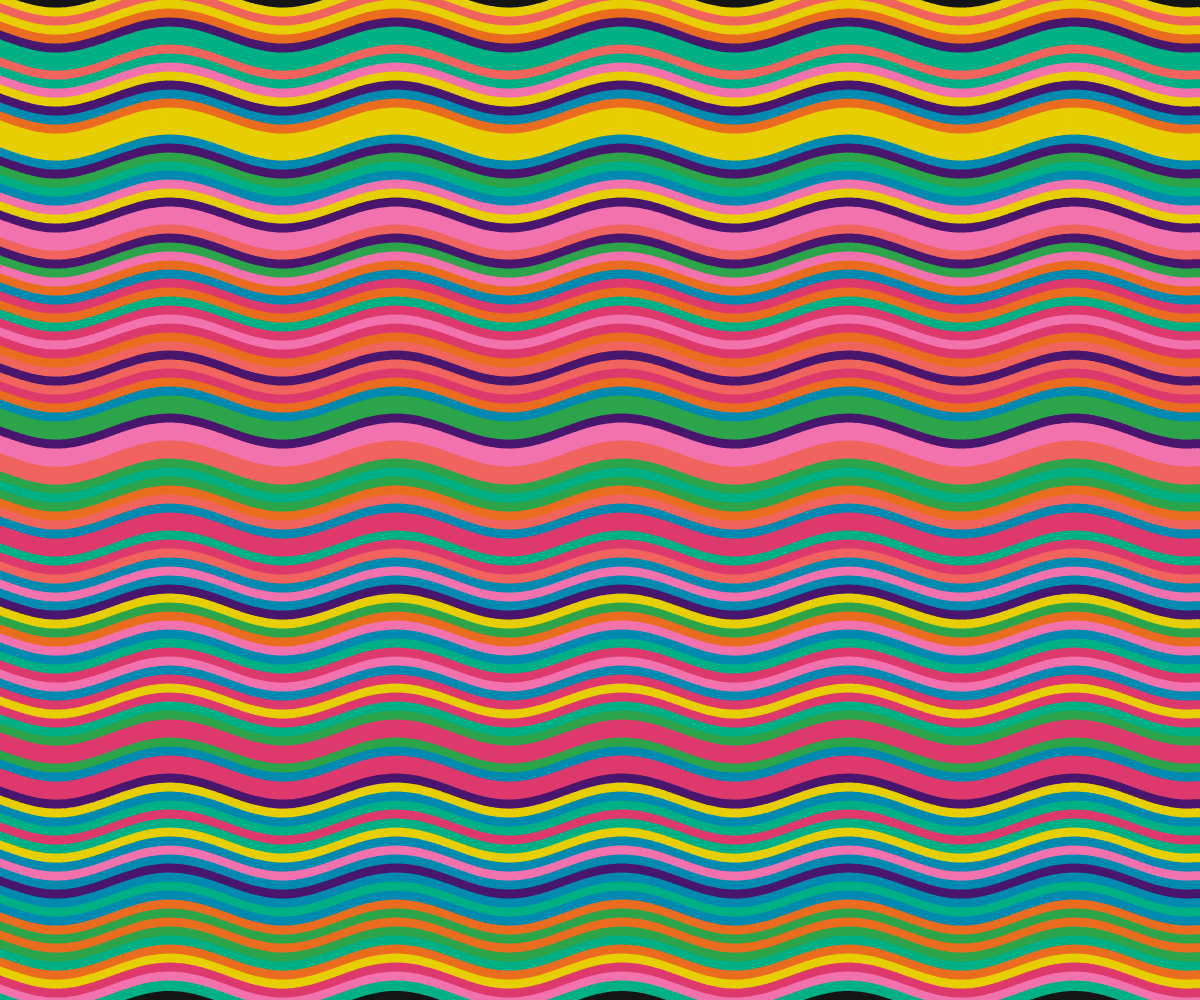
Frame 1 (no input)
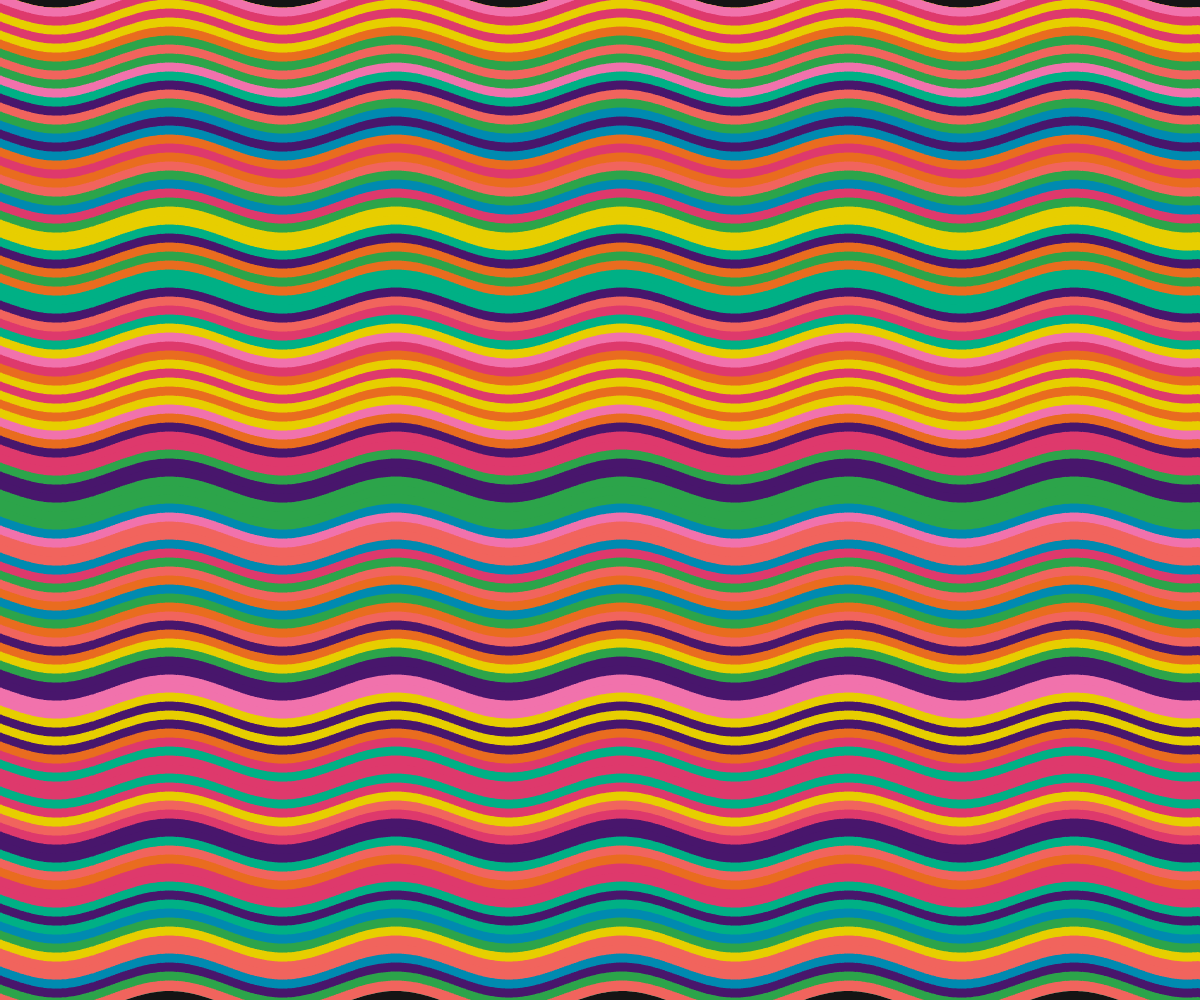
Frame 2 (the mouse pressed at the canvas centre, redrawn once)

The p5.js sketch that drew these frames (run headless with seeded random() and noise() and a simulated clock; the mouse was pressed at the canvas centre and the sketch redrawn once):

// p5.js sketch
// ── sketch.js
var colors = [];

function setup() {
  createCanvas(window.innerWidth, window.innerHeight);
  noFill();
  addColors();
  smooth(8);
  background(20);
	noLoop();
}


function addColors() {
  var c;
  c = color(0, 138, 176);
  colors[0] = c;
  c = color(241,100,93);
  colors[1] = c;
  c = color(0,176,133);
  colors[2] = c;
  c = color(233,108,31);
  colors[3] = c;
  c = color(241,114,172);
  colors[4] = c;
  c = color(222,57,108);
  colors[5] = c;
  c = color(231,206,0);
  colors[6] = c;
  c = color(72,22,108);
  colors[7] = c;
  c = color(44,164,74);
  colors[8] = c;


}

function getRandomColor() {

  var i = Math.floor(random(colors.length));
  var c = colors[i];
  return c;

}

function draw() {
    makeRibbons();
}

function makeRibbons() {

  for (var i=0; i < height; i+=9) {
      
    var amount = 500;
    var frequency = 1.0/15;
    var offset = 13;
    
    var col = getRandomColor();
      
    strokeWeight(10);
    stroke(col,180);
    var startY = i;
      
    beginShape();
      vertex(0, startY);
       for (var c=0; c < amount; c++) {
         var sinoffset = sin(frequency*c);
         var sinX = c*(width/amount);
         var sinY = startY + (sinoffset*offset);
         bezierVertex(sinX,sinY,sinX,sinY-1,sinX,sinY);
       }
    endShape();
          
  }
    
}
